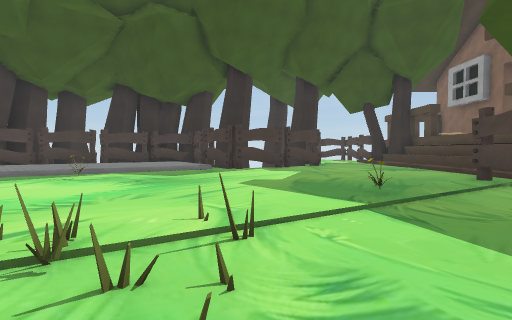
View 1 (above)

17 first-person views from a walk through a 3-D level made in the Unity game engine. The camera is 1.5 m above the floor, tilts 2° down and sees 85° across. The floor is counted in squares, 2 m on a side. Each view is taken from the middle of a square. On the plan, view 1 faces up. The plan holds only what a view shows up to about 10 squares ahead; the rest is blank. The place goes on beyond the plan. The player character is not drawn. Some animated figures are left out. Some surface patterns are stand-ins.

View 2
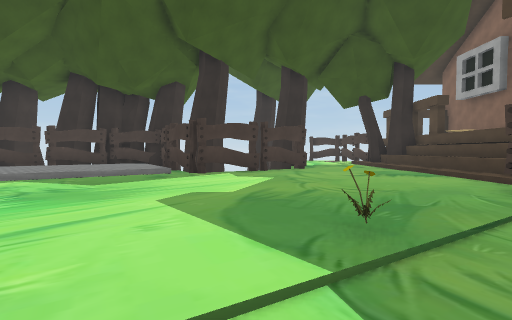

View 3
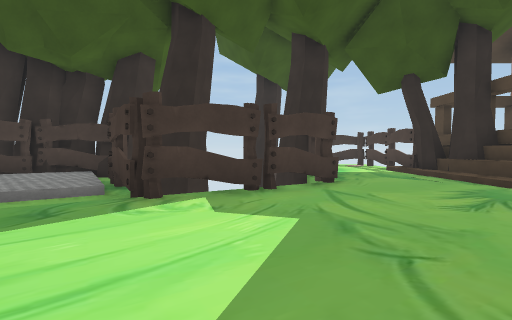

View 4
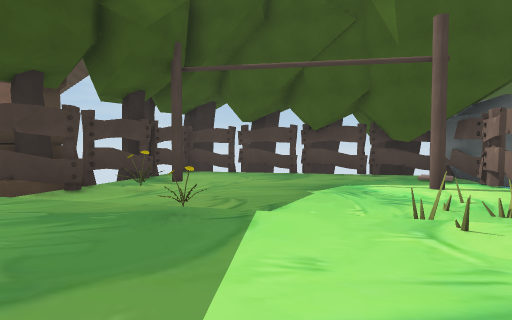

View 5
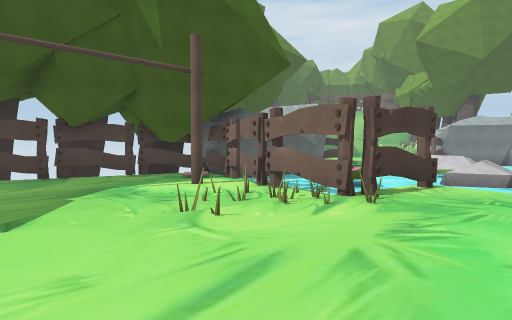

View 6
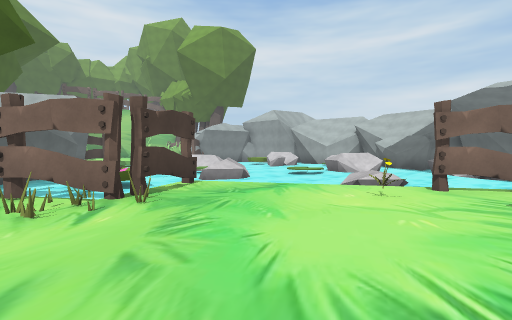

View 7
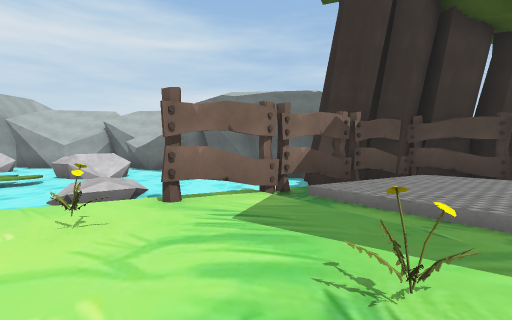

View 8
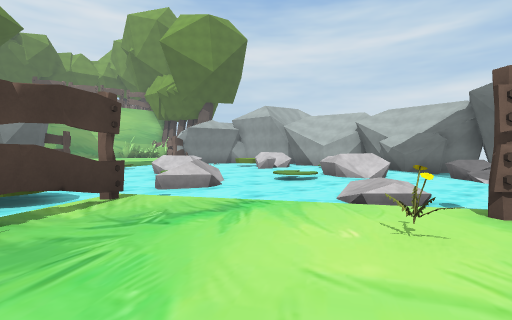

View 9
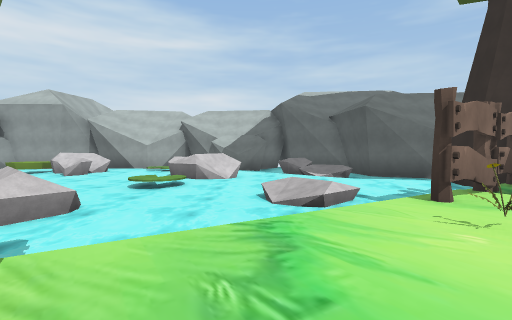

View 10
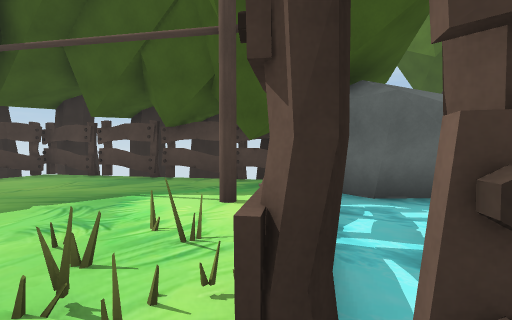

View 11
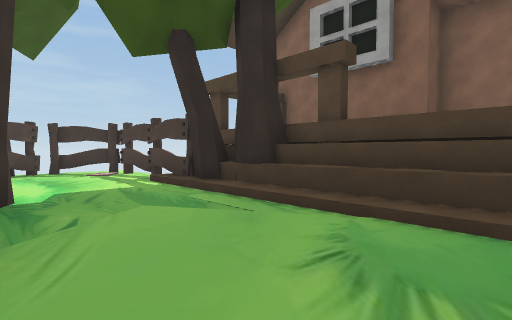

View 12
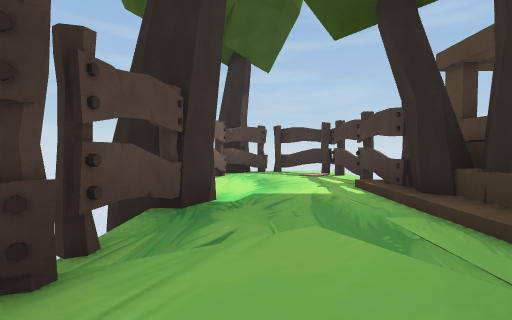

View 13
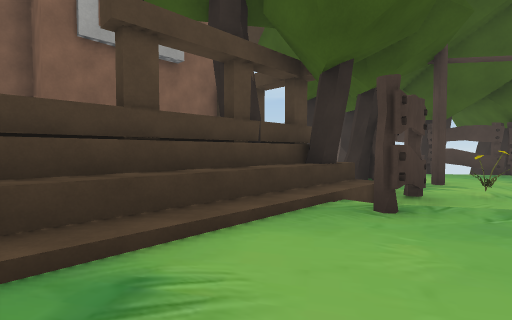

View 14
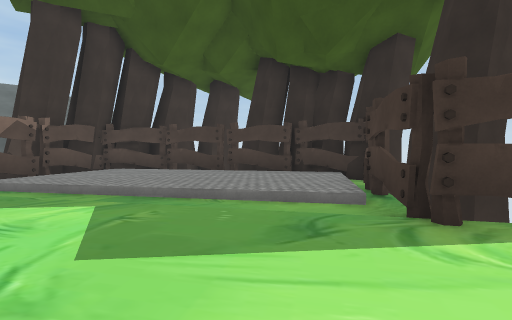

View 15
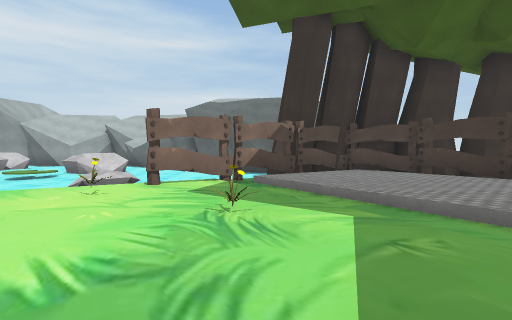

View 16
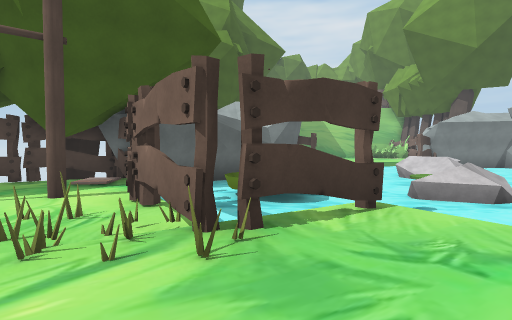

View 17
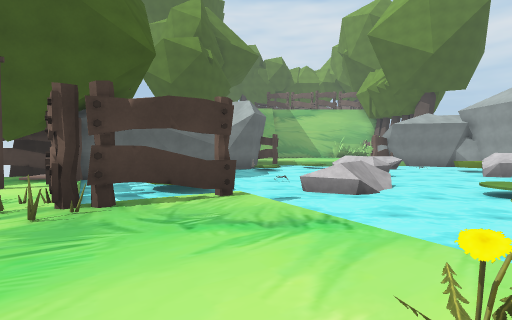

### Floor plan
Key: @ floor where view 1 was taken; # wall or solid block; x gap in a wall; . main floor; : floor 0.25 m higher than the main floor; + floor 0.5 m higher than the main floor; * floor 0.75 m higher than the main floor; / step, stairs or slope; = window, fence, low wall or low ledge; ≈ water the walk keeps out of; ^ raised ledge; O other object.
Columns run from 13 left of view 1 to 8 right of it. Each row starts with its distance up from view 1.
 21                 ##x##
 20                 #...#
 19                 =...#
 18                 #...#
 17                 .../#
 16                 #../##
 15         ###    ##../##
 14       ###/##    #../##
 13    ####:::/##  ##../^#
 12   ###/:::::#####.../^#
 11   ##/::::::/##...../^#
 10   #/::::::/......../^#
  9   ##::::/........../^#
  8  ####://.........../^#
  7 ##≈≈≈/...O........./^#
  6 #≈≈≈≈#.............#^#
  5  ≈≈≈≈≈#............###
  4 ≈≈≈≈≈≈≈O.......O..O###
  3 ≈≈≈≈::≈.............##
  2 ≈≈≈≈≈≈≈≈....O.......##
  1 ^^≈≈≈≈≈≈..##O........#
  0 ^^≈≈≈≈≈≈≈≈≈#.@.......#
 -1 ^≈≈≈≈≈≈≈≈≈O≈##.....###
 -2  ≈≈≈≈≈+≈≈≈OO#.....###
 -3 ≈≈≈≈≈ ≈≈≈≈≈≈##..###
 -4 ≈≈≈≈≈≈≈≈≈≈≈#######
 -5 ^≈≈≈*≈≈≈≈ ##
 -6     =≈

Where each view was taken, in squares from view 1:
view 1: 0 up, 0 right, facing up
view 2: 2 up, 1 right, facing up
view 3: 6 up, 1 right, facing up
view 4: 6 up, 1 left, facing down-right
view 5: 6 up, 1 left, facing down
view 6: 6 up, 1 left, facing down-left
view 7: 6 up, 3 left, facing left
view 8: 5 up, 3 left, facing down-left
view 9: 2 up, 3 left, facing left
view 10: 2 up, 3 left, facing down-right
view 11: 10 up, 3 right, facing up-right
view 12: 11 up, 4 right, facing up
view 13: 10 up, 4 right, facing down-right
view 14: 7 up, 0 right, facing up-left
view 15: 7 up, 1 left, facing left
view 16: 4 up, 3 left, facing down
view 17: 5 up, 5 left, facing down
